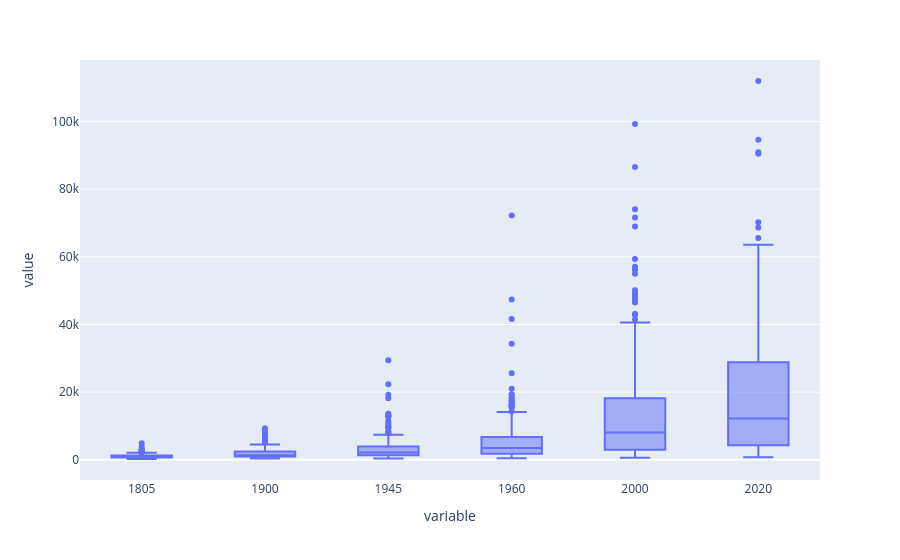

The notebook cell this image was saved under:
### Code cell
fig = px.box(df_income[["1805","1900","1945","1960","2000","2020"]])
fig.show()

### Figure 1 — Plotly figure (JSON) as saved in the notebook; plotly's stock layout.template omitted (floating-point values rounded to 4 significant figures; data arrays with more than 128 entries replaced by an {"elided": "..."} marker saying what was removed)
{"data": [{"alignmentgroup": "True", "hovertemplate": "variable=%{x}<br>value=%{y}<extra></extra>", "legendgroup": "", "marker": {"color": "#636efa"}, "name": "", "notched": false, "offsetgroup": "", "orientation": "v", "showlegend": false, "type": "box", "x": {"elided": "1170 str values"}, "x0": " ", "xaxis": "x", "y": {"elided": "1170 int values"}, "y0": " ", "yaxis": "y"}], "layout": {"boxmode": "group", "legend": {"tracegroupgap": 0}, "margin": {"t": 60}, "xaxis": {"anchor": "y", "domain": [0, 1], "title": {"text": "variable"}}, "yaxis": {"anchor": "x", "domain": [0, 1], "title": {"text": "value"}}}}
